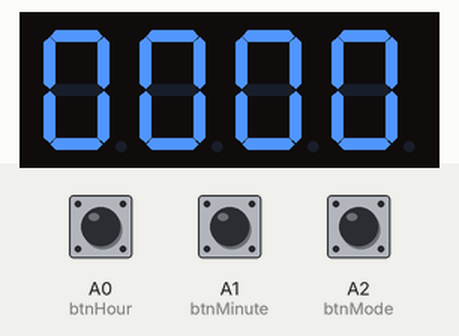
The sketch below on a simulated Arduino Uno, built with avr-gcc and run on an emulated ATmega328P. Shown: 4-digit seven-segment display. Wiring (inferred from the names in the program): 4-digit 7-segment display, segments lit when LOW: segments pin 2, pin 3, pin 4, pin 5, pin 6, pin 7, pin 8; digit selects pin 9, pin 10, pin 11, pin 12. Inputs (shaded band) come from the test bench; at power-on: A2 (btnMode) HIGH, A0 (btnHour) HIGH, A1 (btnMinute) HIGH. The segment pins are drawn as the display they are named for.

Above: at 1.2 s.
1.3 s: A2 (btnMode) pulled LOW for 3.2 s
At 4.1 s:
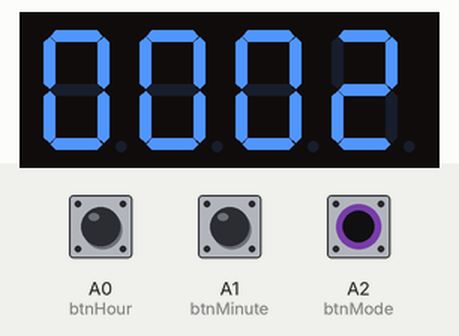
6.0 s: A2 (btnMode) pulled LOW for 3.2 s
At 11.1 s:
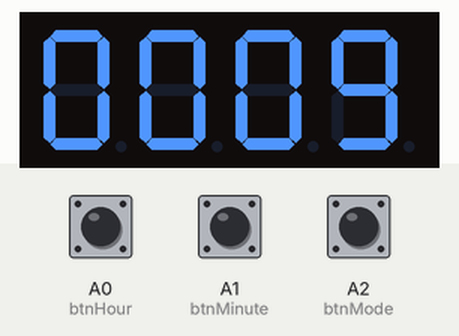
Timing chart, 0 to 12.6 s (numbered marks = the images above; inputs shaded):
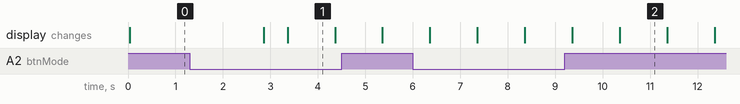

Measured:
- after the input at 1.3 s, the display: first changes after 1.6 s (image 1 shows a later state)
- what the display in image 1 shows lasts 1.0 s, from 3.4 s to 4.4 s

The sketch:

clock_code.ino
```cpp
const byte segmentPins[7] = {2, 3, 4, 5, 6, 7, 8};
const byte displayPins[4] = {9, 10, 11, 12};

const byte btnHour   = A0;
const byte btnMinute = A1;
const byte btnMode   = A2;

const byte segmentMap[10][7] =
{
  {0,0,0,0,0,0,1},
  {1,0,0,1,1,1,1},
  {0,0,1,0,0,1,0},
  {0,0,0,0,1,1,0},
  {1,0,0,1,1,0,0},
  {0,1,0,0,1,0,0},
  {0,1,0,0,0,0,0},
  {0,0,0,1,1,1,1},
  {0,0,0,0,0,0,0},
  {0,0,0,0,1,0,0}
};

int hh = 0;
int mm = 0;
int ss = 0;

bool clockStarted = false;
bool secView = false;

unsigned long lastTick = 0;
unsigned long holdStart = 0;
unsigned long secViewStart = 0;

bool holdFlag = false;

bool oldHourBtn = HIGH;
bool oldMinuteBtn = HIGH;
bool oldModeBtn = HIGH;

void setup()
{
  for(byte i = 0; i < 7; i++)
    pinMode(segmentPins[i], OUTPUT);

  for(byte i = 0; i < 4; i++)
    pinMode(displayPins[i], OUTPUT);

  pinMode(btnHour, INPUT_PULLUP);
  pinMode(btnMinute, INPUT_PULLUP);
  pinMode(btnMode, INPUT_PULLUP);
}

void loop()
{
  readButtons();

  if(clockStarted)
  {
    updateClock();
    handleSecondDisplay();
  }

  refreshDisplay();
}

void readButtons()
{
  bool hState = digitalRead(btnHour);
  bool mState = digitalRead(btnMinute);
  bool sState = digitalRead(btnMode);

  if(!clockStarted)
  {
    if(oldHourBtn == HIGH && hState == LOW)
      hh = (hh + 1) % 24;

    if(oldMinuteBtn == HIGH && mState == LOW)
      mm = (mm + 1) % 60;

    if(oldModeBtn == HIGH && sState == LOW)
    {
      clockStarted = true;
      lastTick = millis();
    }
  }

  oldHourBtn = hState;
  oldMinuteBtn = mState;
  oldModeBtn = sState;
}

void updateClock()
{
  while(millis() - lastTick >= 1000)
  {
    lastTick += 1000;

    ss++;

    if(ss == 60)
    {
      ss = 0;
      mm++;

      if(mm == 60)
      {
        mm = 0;
        hh++;
      }

      if(hh == 24)
        hh = 0;
    }
  }
}

void handleSecondDisplay()
{
  if(digitalRead(btnMode) == LOW)
  {
    if(!holdFlag)
    {
      holdStart = millis();
      holdFlag = true;
    }

    if(millis() - holdStart >= 1500)
    {
      secView = true;
      secViewStart = millis();
    }
  }
  else
  {
    holdFlag = false;
  }

  if(secView && millis() - secViewStart >= 5000)
  {
    secView = false;
  }
}

void loadSegments(byte num)
{
  for(byte i = 0; i < 7; i++)
  {
    digitalWrite(segmentPins[i], segmentMap[num][i]);
  }
}

void refreshDisplay()
{
  int data[4];

  if(secView)
  {
    data[0] = mm / 10;
    data[1] = mm % 10;
    data[2] = ss / 10;
    data[3] = ss % 10;
  }
  else
  {
    data[0] = hh / 10;
    data[1] = hh % 10;
    data[2] = mm / 10;
    data[3] = mm % 10;
  }

  for(byte digit = 0; digit < 4; digit++)
  {
    for(byte i = 0; i < 4; i++)
      digitalWrite(displayPins[i], LOW);

    loadSegments(data[digit]);

    digitalWrite(displayPins[digit], HIGH);

    delay(3);
  }
}
```
